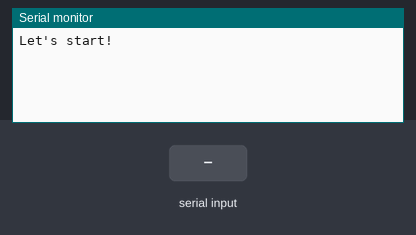
The sketch below on a simulated Arduino Uno, built with avr-gcc and run on an emulated ATmega328P. On the bench: the last lines printed to the serial monitor. Inputs (shaded band) come from the test bench.

Above: at 1.2 s.
1.3 s: "1" received over the second serial link
At 2.3 s:
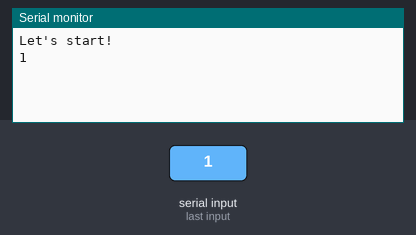
2.8 s: "0" received over the second serial link
At 3.4 s:
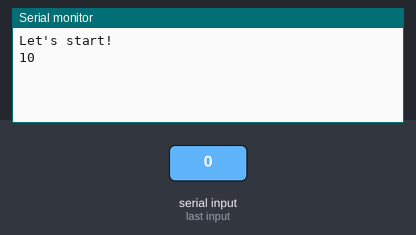

Measured:
- after the input at 1.3 s, the serial monitor: prints a new line at once (image 1)
- after the input at 2.8 s, the serial monitor: prints a new line at once (image 2)

The sketch:

bt3.ino
```cpp
#include <SoftwareSerial.h>
const int RX_PIN = 10;
const int TX_PIN = 11;
SoftwareSerial blueTooth(RX_PIN, TX_PIN);
char commandChar;

void setup () {
  Serial.begin(9600);
  Serial.println("Let's start!");
  blueTooth.begin(9600);
  blueTooth.println("Hello, world?");
}

void loop () {
 if (blueTooth.available())
    Serial.write(blueTooth.read());
  if (blueTooth.available())
    blueTooth.write(Serial.read());
}
```
